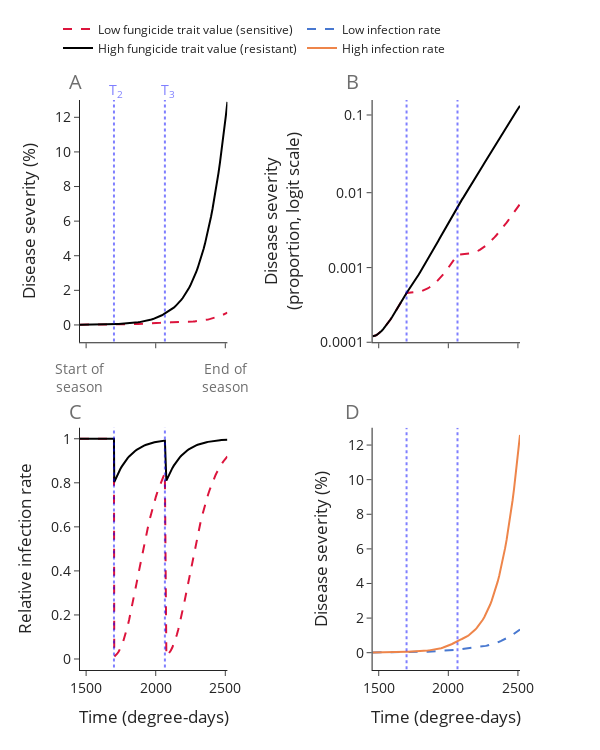

The notebook cell this image was saved under:
### Markdown cell above
## FIG

### Code cell
fig = within_season_fig(
    sev1,
    sev2,
    sevb1,
    sevb2,
    t,
    inf_rate_1,
    inf_rate_2
)

fig.show()
